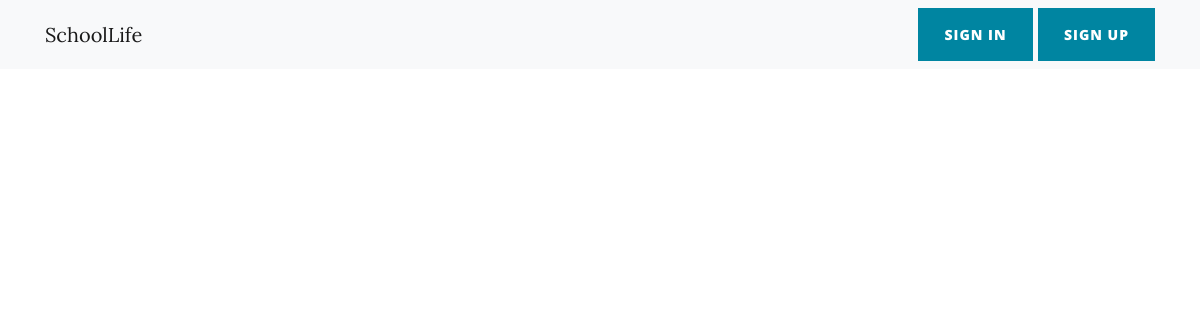
The app's page /lectureDetail/4, older data.
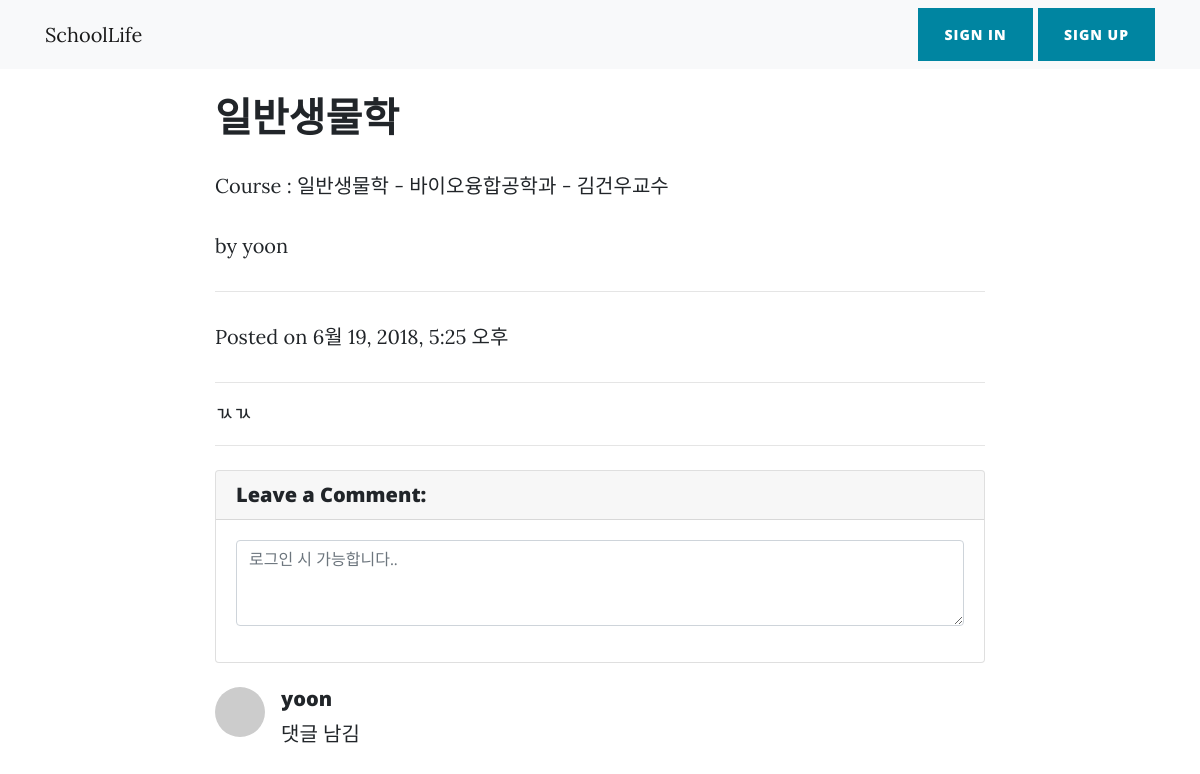
The same page, newer data.
### home/models.py (models this page shows, shortened)
class LecturePost(models.Model):
    title = models.CharField(max_length=25)
    author = models.ForeignKey(User, on_delete=models.CASCADE)
    content = models.TextField()
    created_at = models.DateTimeField(auto_now_add=True)
    modified_at = models.DateTimeField(auto_now=True)
    course = models.ForeignKey(Course, on_delete=models.CASCADE)

class Course(models.Model):
    id = models.CharField(primary_key=True, max_length=10)
    title = models.CharField(max_length=10)
    name = models.ForeignKey(Instructor, on_delete=models.CASCADE)
    def __str__(self):
        return "%s - %s교수" % (self.title, self.name)

class Instructor(models.Model):
    name = models.CharField(primary_key=True, max_length=4)
    dept_name = models.ForeignKey(Department, on_delete=models.CASCADE)
    def __str__(self):
        return "%s - %s" % (self.dept_name, self.name)

class Department(models.Model):
    dept_name = models.CharField(primary_key=True, max_length=10)
    def __str__(self):
        return self.dept_name

class LectureComment(models.Model):
    post = models.ForeignKey(LecturePost, on_delete=models.CASCADE)
    author = models.ForeignKey(User, on_delete=models.CASCADE)
    content = models.TextField()
    created_at = models.DateTimeField(auto_now_add=True)
    modified_at = models.DateTimeField(auto_now=True)

### home/views.py (the view)
# urls.py: path('lectureDetail/<int:l_id>', views.lectureDetail, name='lectureDetail'),
def lectureDetail(request,l_id):
    lectureContent = LecturePost.objects.filter(id = l_id)
    comments = LectureComment.objects.filter(post = l_id)
    """
    SELECT *
    FROM LecturePost, LectureComment
    WHERE LecturePost.id = l_id, LectureComment.post_id = l_id
    """
    context = {
        'lectures' : lectureContent,
        'comments' : comments
    }
    return render(request, "home/lectureDetail.html", context)

### home/templates/home/LectureDetail.html (shortened to what this page needs)
{% load staticfiles %}
<!DOCTYPE html>
<html lang="en">
  <head>
    <link href='{% static "home/vendor/bootstrap/css/bootstrap.min.css" %}' rel="stylesheet">
    <link href='{% static "home/vendor/font-awesome/css/font-awesome.min.css" %}' rel="stylesheet" type="text/css">
    <link href='{% static "home/css/clean-blog.min.css" %}' rel="stylesheet">
    <link href='{% static "home/css/style.css" %}' rel="stylesheet">
  </head>
<body>
    <nav class="navbar navbar-light bg-light static-top">
      <div class="container">
        <a class="navbar-brand" href="{% url 'home:main' %}">SchoolLife</a>
        <div calss="btn-group">
          {% if user.is_authenticated%}
          <a class="btn btn-primary" href="{% url 'home:lecturePost' %}">Post</a>
          <a class="btn btn-primary" href="{% url 'home:signout' %}">Logout</a>
          {% else %}
          <a class="btn btn-primary" href="{% url 'home:signin' %}">Sign In</a>
          <a class="btn btn-primary" href="{% url 'home:register' %}">Sign Up</a>
          {% endif %}
      	</div>
  	</div>
    </nav>
    <div class="container col-lg-8">
        {% for lecture in lectures %}
          <h1 class="mt-4">{{lecture.title}}</h1>
          <p class="lead">
            Course : {{lecture.course}}
          </p>
          <p class="lead">
            by {{lecture.author}}
          </p>
          <hr>
          <p>Posted on {{lecture.created_at}}</p>
          <hr>
          {{lecture.content}}
          <hr>
        {% if user.is_authenticated%}
          <div class="card my-4">
            <h5 class="card-header">Leave a Comment:</h5>
            <div class="card-body">
              <form method="post" action="{% url 'home:lectureComment' %}">
                  {% csrf_token %}
                  <input type="hidden" name="post_id" value="{{lecture.id}}" />
                <div class="form-group">
                  <textarea class="form-control" rows="3" name="content"></textarea>
                </div>
                <button type="submit" class="btn btn-primary">Submit</button>
              </form>
            </div>
          </div>
        {%else%}
            <div class="card my-4">
            <h5 class="card-header">Leave a Comment:</h5>
            <div class="card-body">
              <form method="post" action="{% url 'home:lectureComment' %}">
                <div class="form-group">
                  <textarea class="form-control" rows="3" name="content" placeholder="로그인 시 가능합니다.."></textarea>
                </div>
              </form>
            </div>
          </div>
        {%endif%}
        {% for comment in comments %}
          <div class="media mb-4">
            <img class="d-flex mr-3 rounded-circle" src="http://placehold.it/50x50" alt="">
            <div class="media-body">
              <h5 class="mt-0">{{comment.author}}</h5>
              {{comment.content}}
            </div>
          </div>
        {%endfor%}
        {%endfor%}
        </div>
</body>
</html>

Row changes from the older to the newer data that the page shows:
added LecturePost: title "일반생물학", course "일반생물학 - 바이오융합공학과 - 김건우교수", author "yoon", created_at "6월 19, 2018, 5:25 오후", content "ㄳㄳ"
added LectureComment: author "yoon", content "댓글 남김"
